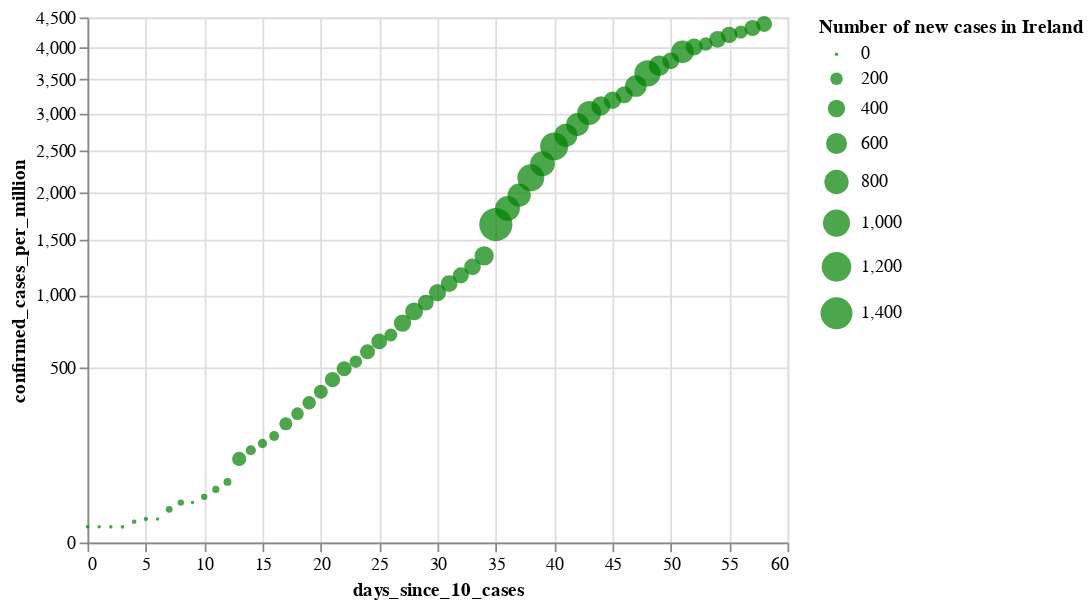

This figure's notebook cell:
### Markdown cell above
# Number of Covid-19 cases per million
The respective population of Ireland, Italy, and Spain is as follows (in millions) [\[source\]](https://en.wikipedia.org/wiki/List_of_countries_and_dependencies_by_population):

- **Ireland** : 4.9M
- **Italy** : 60.2M
- **Spain** : 47.1M

If we plot a figure dividing the total number of cases reported daily by the population (in millions) we can find how many persons are infected per 1 million, which give us a normalized value we could use to understand the severity of the outbreak.

### Code cell
#hide

cases_per_million_ie_plot = alt.Chart(source_ie).mark_circle(
    color='green',
    opacity=0.7).encode(
    x='days_since_10_cases:Q',
#     y='confirmed_cases:Q',
    y=alt.Y('confirmed_cases_per_million:Q', scale=alt.Scale(type='sqrt')),
    size=alt.Size('new_cases:Q', title="Number of new cases in Ireland"),
    tooltip=['country', 'date:T', 'confirmed_cases:Q', 'confirmed_cases_per_million:Q', 'new_cases', 'new_deaths']
)#.interactive()

cases_per_million_ie_plot

### Figure 1 — Vega-Lite specification as saved in the notebook (floating-point values rounded to 4 significant figures)
{"config": {"view": {"continuousWidth": 400, "continuousHeight": 300}}, "data": {"name": "data-51484490e82d8d99c47779b551f58f51"}, "mark": {"type": "circle", "color": "green", "opacity": 0.7}, "encoding": {"size": {"type": "quantitative", "field": "new_cases", "title": "Number of new cases in Ireland"}, "tooltip": [{"type": "nominal", "field": "country"}, {"type": "temporal", "field": "date"}, {"type": "quantitative", "field": "confirmed_cases"}, {"type": "quantitative", "field": "confirmed_cases_per_million"}, {"type": "quantitative", "field": "new_cases"}, {"type": "quantitative", "field": "new_deaths"}], "x": {"type": "quantitative", "field": "days_since_10_cases"}, "y": {"type": "quantitative", "field": "confirmed_cases_per_million", "scale": {"type": "sqrt"}}}, "$schema": "https://vega.github.io/schema/vega-lite/v4.0.2.json", "datasets": {"data-51484490e82d8d99c47779b551f58f51": [{"country": "Ireland", "date": "2020-03-06", "days_since_10_cases": 0, "confirmed_cases": 18, "confirmed_cases_per_million": 4.0, "new_cases": 0, "new_deaths": 0, "new_recovered": 0}, {"country": "Ireland", "date": "2020-03-07", "days_since_10_cases": 1, "confirmed_cases": 18, "confirmed_cases_per_million": 4.0, "new_cases": 0, "new_deaths": 0, "new_recovered": 0}, {"country": "Ireland", "date": "2020-03-08", "days_since_10_cases": 2, "confirmed_cases": 19, "confirmed_cases_per_million": 4.0, "new_cases": 1, "new_deaths": 0, "new_recovered": 0}, {"country": "Ireland", "date": "2020-03-09", "days_since_10_cases": 3, "confirmed_cases": 21, "confirmed_cases_per_million": 4.0, "new_cases": 2, "new_deaths": 0, "new_recovered": 0}, {"country": "Ireland", "date": "2020-03-10", "days_since_10_cases": 4, "confirmed_cases": 34, "confirmed_cases_per_million": 7.0, "new_cases": 13, "new_deaths": 0, "new_recovered": 0}, {"country": "Ireland", "date": "2020-03-11", "days_since_10_cases": 5, "confirmed_cases": 43, "confirmed_cases_per_million": 9.0, "new_cases": 9, "new_deaths": 1, "new_recovered": 0}, {"country": "Ireland", "date": "2020-03-12", "days_since_10_cases": 6, "confirmed_cases": 43, "confirmed_cases_per_million": 9.0, "new_cases": 0, "new_deaths": 0, "new_recovered": 0}, {"country": "Ireland", "date": "2020-03-13", "days_since_10_cases": 7, "confirmed_cases": 90, "confirmed_cases_per_million": 18.0, "new_cases": 47, "new_deaths": 0, "new_recovered": 0}, {"country": "Ireland", "date": "2020-03-14", "days_since_10_cases": 8, "confirmed_cases": 129, "confirmed_cases_per_million": 26.0, "new_cases": 39, "new_deaths": 1, "new_recovered": 0}, {"country": "Ireland", "date": "2020-03-15", "days_since_10_cases": 9, "confirmed_cases": 129, "confirmed_cases_per_million": 26.0, "new_cases": 0, "new_deaths": 0, "new_recovered": 0}, {"country": "Ireland", "date": "2020-03-16", "days_since_10_cases": 10, "confirmed_cases": 169, "confirmed_cases_per_million": 34.0, "new_cases": 40, "new_deaths": 0, "new_recovered": 0}, {"country": "Ireland", "date": "2020-03-17", "days_since_10_cases": 11, "confirmed_cases": 223, "confirmed_cases_per_million": 46.0, "new_cases": 54, "new_deaths": 0, "new_recovered": 5}, {"country": "Ireland", "date": "2020-03-18", "days_since_10_cases": 12, "confirmed_cases": 292, "confirmed_cases_per_million": 60.0, "new_cases": 69, "new_deaths": 0, "new_recovered": 0}, {"country": "Ireland", "date": "2020-03-19", "days_since_10_cases": 13, "confirmed_cases": 557, "confirmed_cases_per_million": 114.0, "new_cases": 265, "new_deaths": 1, "new_recovered": 0}, {"country": "Ireland", "date": "2020-03-20", "days_since_10_cases": 14, "confirmed_cases": 683, "confirmed_cases_per_million": 139.0, "new_cases": 126, "new_deaths": 0, "new_recovered": 0}, {"country": "Ireland", "date": "2020-03-21", "days_since_10_cases": 15, "confirmed_cases": 785, "confirmed_cases_per_million": 160.0, "new_cases": 102, "new_deaths": 0, "new_recovered": 0}, {"country": "Ireland", "date": "2020-03-22", "days_since_10_cases": 16, "confirmed_cases": 906, "confirmed_cases_per_million": 185.0, "new_cases": 121, "new_deaths": 1, "new_recovered": 0}, {"country": "Ireland", "date": "2020-03-23", "days_since_10_cases": 17, "confirmed_cases": 1125, "confirmed_cases_per_million": 230.0, "new_cases": 219, "new_deaths": 2, "new_recovered": 0}, {"country": "Ireland", "date": "2020-03-24", "days_since_10_cases": 18, "confirmed_cases": 1329, "confirmed_cases_per_million": 271.0, "new_cases": 204, "new_deaths": 1, "new_recovered": 0}, {"country": "Ireland", "date": "2020-03-25", "days_since_10_cases": 19, "confirmed_cases": 1564, "confirmed_cases_per_million": 319.0, "new_cases": 235, "new_deaths": 2, "new_recovered": 0}, {"country": "Ireland", "date": "2020-03-26", "days_since_10_cases": 20, "confirmed_cases": 1819, "confirmed_cases_per_million": 371.0, "new_cases": 255, "new_deaths": 10, "new_recovered": 0}, {"country": "Ireland", "date": "2020-03-27", "days_since_10_cases": 21, "confirmed_cases": 2121, "confirmed_cases_per_million": 433.0, "new_cases": 302, "new_deaths": 3, "new_recovered": 0}, {"country": "Ireland", "date": "2020-03-28", "days_since_10_cases": 22, "confirmed_cases": 2415, "confirmed_cases_per_million": 493.0, "new_cases": 294, "new_deaths": 14, "new_recovered": 0}, {"country": "Ireland", "date": "2020-03-29", "days_since_10_cases": 23, "confirmed_cases": 2615, "confirmed_cases_per_million": 534.0, "new_cases": 200, "new_deaths": 10, "new_recovered": 0}, {"country": "Ireland", "date": "2020-03-30", "days_since_10_cases": 24, "confirmed_cases": 2910, "confirmed_cases_per_million": 594.0, "new_cases": 295, "new_deaths": 8, "new_recovered": 0}, {"country": "Ireland", "date": "2020-03-31", "days_since_10_cases": 25, "confirmed_cases": 3235, "confirmed_cases_per_million": 660.0, "new_cases": 325, "new_deaths": 17, "new_recovered": 0}, {"country": "Ireland", "date": "2020-04-01", "days_since_10_cases": 26, "confirmed_cases": 3447, "confirmed_cases_per_million": 703.0, "new_cases": 212, "new_deaths": 14, "new_recovered": 0}, {"country": "Ireland", "date": "2020-04-02", "days_since_10_cases": 27, "confirmed_cases": 3849, "confirmed_cases_per_million": 786.0, "new_cases": 402, "new_deaths": 13, "new_recovered": 0}, {"country": "Ireland", "date": "2020-04-03", "days_since_10_cases": 28, "confirmed_cases": 4273, "confirmed_cases_per_million": 872.0, "new_cases": 424, "new_deaths": 22, "new_recovered": 0}, {"country": "Ireland", "date": "2020-04-04", "days_since_10_cases": 29, "confirmed_cases": 4604, "confirmed_cases_per_million": 940.0, "new_cases": 331, "new_deaths": 17, "new_recovered": 20}, {"country": "Ireland", "date": "2020-04-05", "days_since_10_cases": 30, "confirmed_cases": 4994, "confirmed_cases_per_million": 1019.0, "new_cases": 390, "new_deaths": 21, "new_recovered": 0}, {"country": "Ireland", "date": "2020-04-06", "days_since_10_cases": 31, "confirmed_cases": 5364, "confirmed_cases_per_million": 1095.0, "new_cases": 370, "new_deaths": 16, "new_recovered": 0}, {"country": "Ireland", "date": "2020-04-07", "days_since_10_cases": 32, "confirmed_cases": 5709, "confirmed_cases_per_million": 1165.0, "new_cases": 345, "new_deaths": 36, "new_recovered": 0}, {"country": "Ireland", "date": "2020-04-08", "days_since_10_cases": 33, "confirmed_cases": 6074, "confirmed_cases_per_million": 1240.0, "new_cases": 365, "new_deaths": 25, "new_recovered": 0}, {"country": "Ireland", "date": "2020-04-09", "days_since_10_cases": 34, "confirmed_cases": 6574, "confirmed_cases_per_million": 1342.0, "new_cases": 500, "new_deaths": 28, "new_recovered": 0}, {"country": "Ireland", "date": "2020-04-10", "days_since_10_cases": 35, "confirmed_cases": 8089, "confirmed_cases_per_million": 1651.0, "new_cases": 1515, "new_deaths": 24, "new_recovered": 0}, {"country": "Ireland", "date": "2020-04-11", "days_since_10_cases": 36, "confirmed_cases": 8928, "confirmed_cases_per_million": 1822.0, "new_cases": 839, "new_deaths": 33, "new_recovered": 0}, {"country": "Ireland", "date": "2020-04-12", "days_since_10_cases": 37, "confirmed_cases": 9655, "confirmed_cases_per_million": 1970.0, "new_cases": 727, "new_deaths": 14, "new_recovered": 0}, {"country": "Ireland", "date": "2020-04-13", "days_since_10_cases": 38, "confirmed_cases": 10647, "confirmed_cases_per_million": 2173.0, "new_cases": 992, "new_deaths": 31, "new_recovered": 0}, {"country": "Ireland", "date": "2020-04-14", "days_since_10_cases": 39, "confirmed_cases": 11479, "confirmed_cases_per_million": 2343.0, "new_cases": 832, "new_deaths": 41, "new_recovered": 0}, {"country": "Ireland", "date": "2020-04-15", "days_since_10_cases": 40, "confirmed_cases": 12547, "confirmed_cases_per_million": 2561.0, "new_cases": 1068, "new_deaths": 38, "new_recovered": 52}, {"country": "Ireland", "date": "2020-04-16", "days_since_10_cases": 41, "confirmed_cases": 13271, "confirmed_cases_per_million": 2708.0, "new_cases": 724, "new_deaths": 42, "new_recovered": 0}, {"country": "Ireland", "date": "2020-04-17", "days_since_10_cases": 42, "confirmed_cases": 13980, "confirmed_cases_per_million": 2853.0, "new_cases": 709, "new_deaths": 44, "new_recovered": 0}, {"country": "Ireland", "date": "2020-04-18", "days_since_10_cases": 43, "confirmed_cases": 14758, "confirmed_cases_per_million": 3012.0, "new_cases": 778, "new_deaths": 41, "new_recovered": 0}, {"country": "Ireland", "date": "2020-04-19", "days_since_10_cases": 44, "confirmed_cases": 15251, "confirmed_cases_per_million": 3112.0, "new_cases": 493, "new_deaths": 39, "new_recovered": 0}, {"country": "Ireland", "date": "2020-04-20", "days_since_10_cases": 45, "confirmed_cases": 15652, "confirmed_cases_per_million": 3194.0, "new_cases": 401, "new_deaths": 77, "new_recovered": 0}, {"country": "Ireland", "date": "2020-04-21", "days_since_10_cases": 46, "confirmed_cases": 16040, "confirmed_cases_per_million": 3273.0, "new_cases": 388, "new_deaths": 43, "new_recovered": 9156}, {"country": "Ireland", "date": "2020-04-22", "days_since_10_cases": 47, "confirmed_cases": 16671, "confirmed_cases_per_million": 3402.0, "new_cases": 631, "new_deaths": 39, "new_recovered": 0}, {"country": "Ireland", "date": "2020-04-23", "days_since_10_cases": 48, "confirmed_cases": 17607, "confirmed_cases_per_million": 3593.0, "new_cases": 936, "new_deaths": 25, "new_recovered": 0}, {"country": "Ireland", "date": "2020-04-24", "days_since_10_cases": 49, "confirmed_cases": 18184, "confirmed_cases_per_million": 3711.0, "new_cases": 577, "new_deaths": 220, "new_recovered": 0}, {"country": "Ireland", "date": "2020-04-25", "days_since_10_cases": 50, "confirmed_cases": 18561, "confirmed_cases_per_million": 3788.0, "new_cases": 377, "new_deaths": 49, "new_recovered": 0}, {"country": "Ireland", "date": "2020-04-26", "days_since_10_cases": 51, "confirmed_cases": 19262, "confirmed_cases_per_million": 3931.0, "new_cases": 701, "new_deaths": 24, "new_recovered": 0}, {"country": "Ireland", "date": "2020-04-27", "days_since_10_cases": 52, "confirmed_cases": 19648, "confirmed_cases_per_million": 4010.0, "new_cases": 386, "new_deaths": 15, "new_recovered": 0}, {"country": "Ireland", "date": "2020-04-28", "days_since_10_cases": 53, "confirmed_cases": 19877, "confirmed_cases_per_million": 4057.0, "new_cases": 229, "new_deaths": 57, "new_recovered": 0}, {"country": "Ireland", "date": "2020-04-29", "days_since_10_cases": 54, "confirmed_cases": 20253, "confirmed_cases_per_million": 4133.0, "new_cases": 376, "new_deaths": 31, "new_recovered": 4153}, {"country": "Ireland", "date": "2020-04-30", "days_since_10_cases": 55, "confirmed_cases": 20612, "confirmed_cases_per_million": 4207.0, "new_cases": 359, "new_deaths": 42, "new_recovered": 0}, {"country": "Ireland", "date": "2020-05-01", "days_since_10_cases": 56, "confirmed_cases": 20833, "confirmed_cases_per_million": 4252.0, "new_cases": 221, "new_deaths": 33, "new_recovered": 0}, {"country": "Ireland", "date": "2020-05-02", "days_since_10_cases": 57, "confirmed_cases": 21176, "confirmed_cases_per_million": 4322.0, "new_cases": 343, "new_deaths": 21, "new_recovered": 0}, {"country": "Ireland", "date": "2020-05-03", "days_since_10_cases": 58, "confirmed_cases": 21506, "confirmed_cases_per_million": 4389.0, "new_cases": 330, "new_deaths": 17, "new_recovered": 0}]}}
